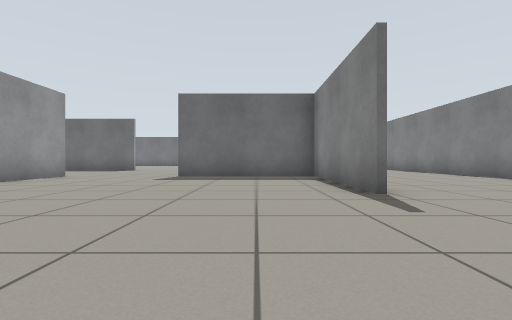
view 1 (above)

22 first-person views from a walk through a robot-simulator world made for Gazebo. The camera is 0.5 m above the floor, looks level and sees 85° across. The floor is counted in squares, 1 m on a side. Each view is taken from the middle of a square. On the plan, view 1 faces up. The plan holds only what a view shows up to about 9 squares ahead; the rest is blank. Robots are left out.

view 2
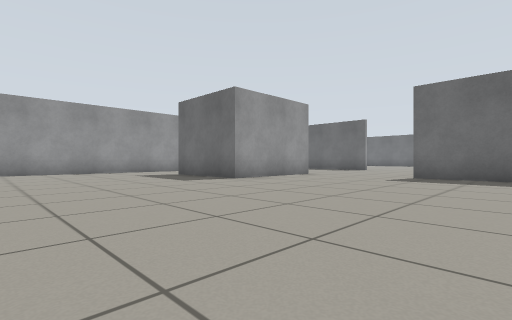

view 3
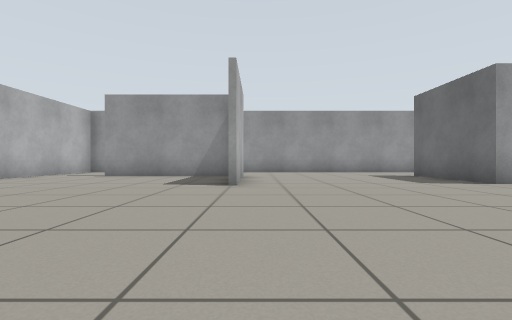

view 4
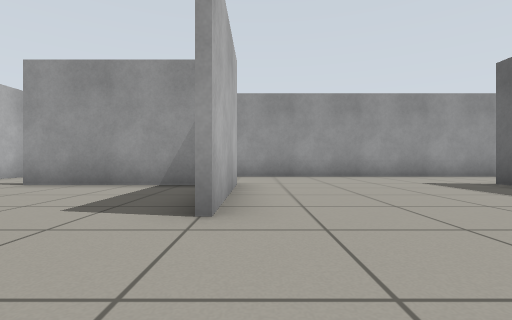

view 5
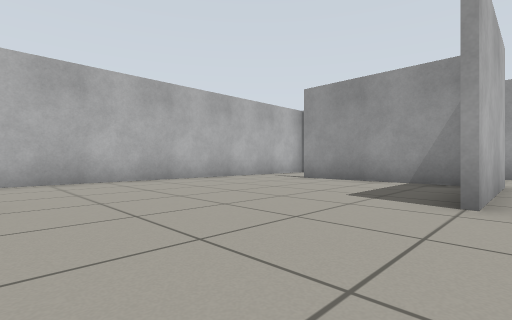

view 6
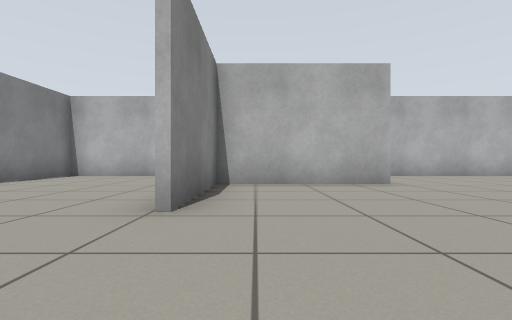

view 7
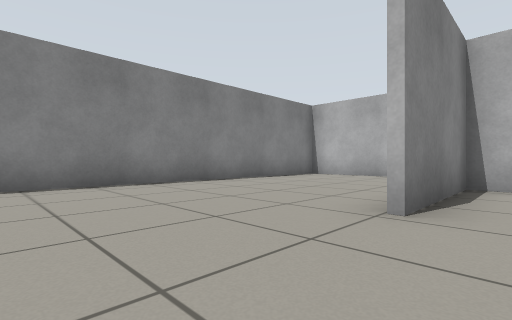

view 8
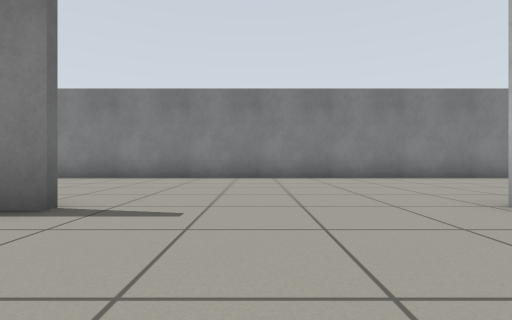

view 9
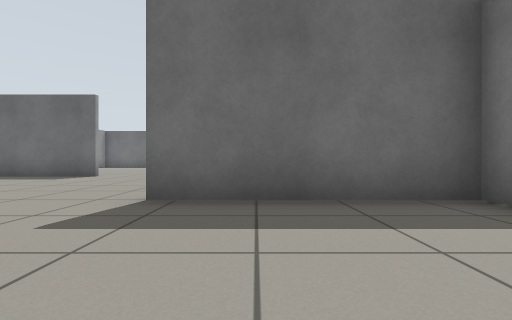

view 10
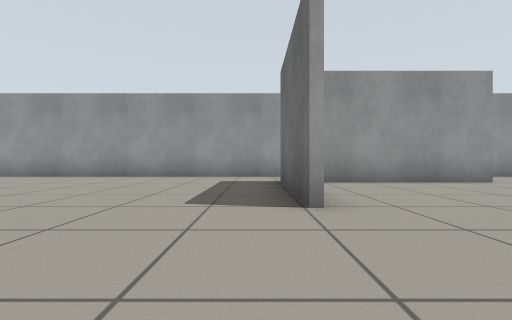

view 11
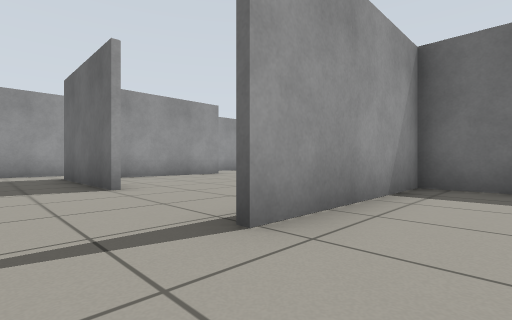

view 12
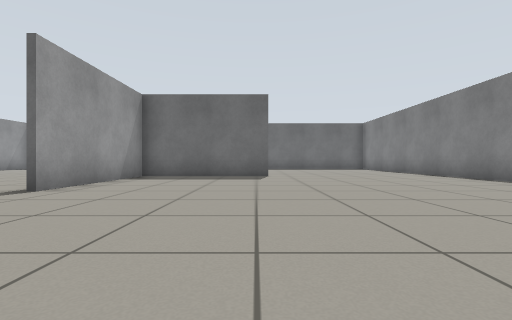

view 13
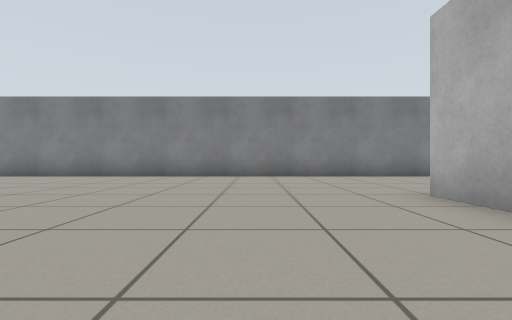

view 14
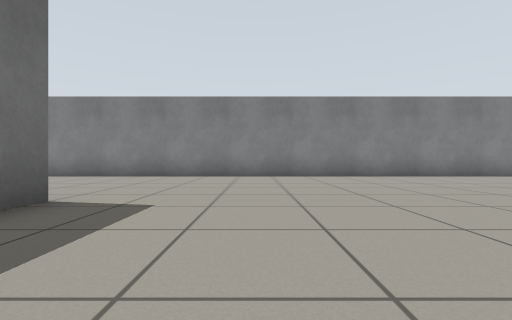

view 15
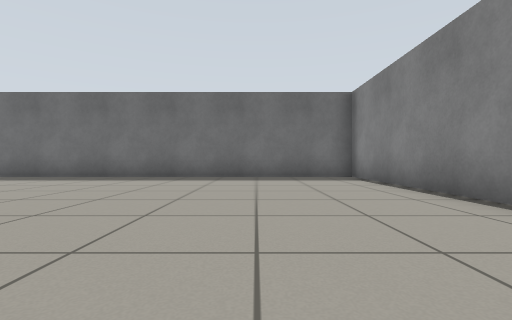

view 16
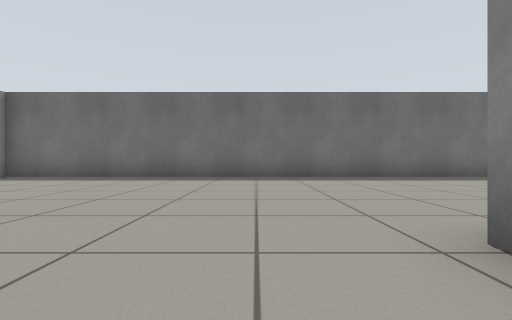

view 17
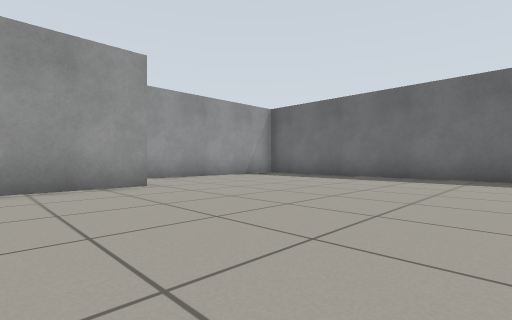

view 18
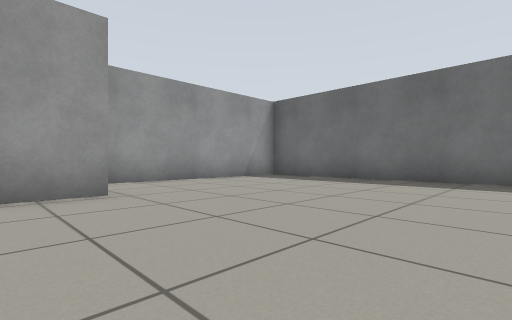

view 19
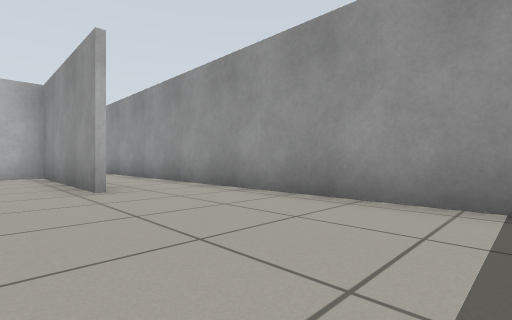

view 20
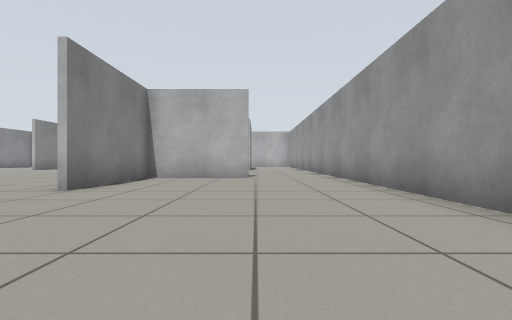

view 21
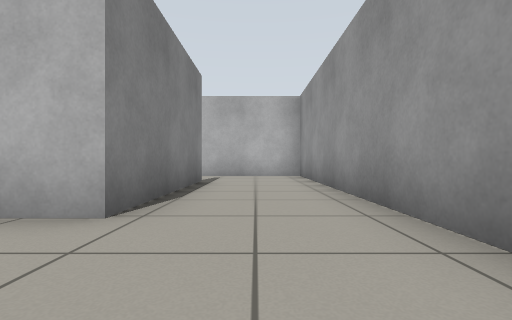

view 22
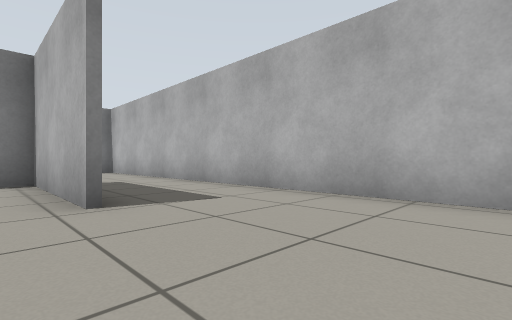

### Floor plan
Points are (right, up) in squares from view 1. A wall is a line through its corners. A room is listed if a view was taken in it or the views show most of it. See-through windows are left out.
Room 1 (views 1, 2, 3, 4, 5, 6, 7, 8, 9, 10, 11, 12, 13, 14, 15, 16, 17, 18, 19, 20, 21, 22)
walls: (0.6, 8.6) (2, 8.6); (-5.8, 8.5) (-5.8, 5) (-8.9, 5); (-5.9, 13.6) (-9.5, 13.6); (1.8, 4) (1.8, 8.4) (-2.4, 8.4); (-8.9, 5.1) (-5.9, 5.1) (-5.9, 8.5); (1.5, 17.5) (-2.5, 17.5) (-2.5, 13.4); (-8.6, -0.8) (-8.6, -4.8); (-9.3, 18.4) (-9.3, 13.7); (-1.9, -3.8) (1.8, -3.8) (1.8, -0.6); (-8.7, -4.6) (-8.7, -0.4) (-5.4, -0.4); (6.8, 24.2) (-11.4, 24.2) (-11.4, -6.7) (6.8, -6.7) (6.8, 24.2)

Where each view was taken, in squares from view 1:
view 1: 0 up, 0 right, facing up
view 2: 0 up, 0 right, facing up-left
view 3: 0 up, 0 right, facing left
view 4: 0 up, 3 left, facing left
view 5: 0 up, 2 left, facing down-left
view 6: 2 up, 1 right, facing down
view 7: 2 up, 1 right, facing down-right
view 8: 2 up, 1 left, facing right
view 9: 5 up, 1 left, facing up
view 10: 13 up, 3 left, facing left
view 11: 12 up, 1 left, facing up-left
view 12: 9 up, 1 right, facing up
view 13: 11 up, 2 left, facing right
view 14: 15 up, 2 left, facing right
view 15: 16 up, 4 right, facing up
view 16: 16 up, 4 left, facing up
view 17: 16 up, 4 left, facing up-left
view 18: 17 up, 5 left, facing up-left
view 19: 23 up, 8 left, facing down-left
view 20: 13 up, 9 left, facing down
view 21: 2 up, 10 left, facing down
view 22: 3 down, 5 left, facing down-right
